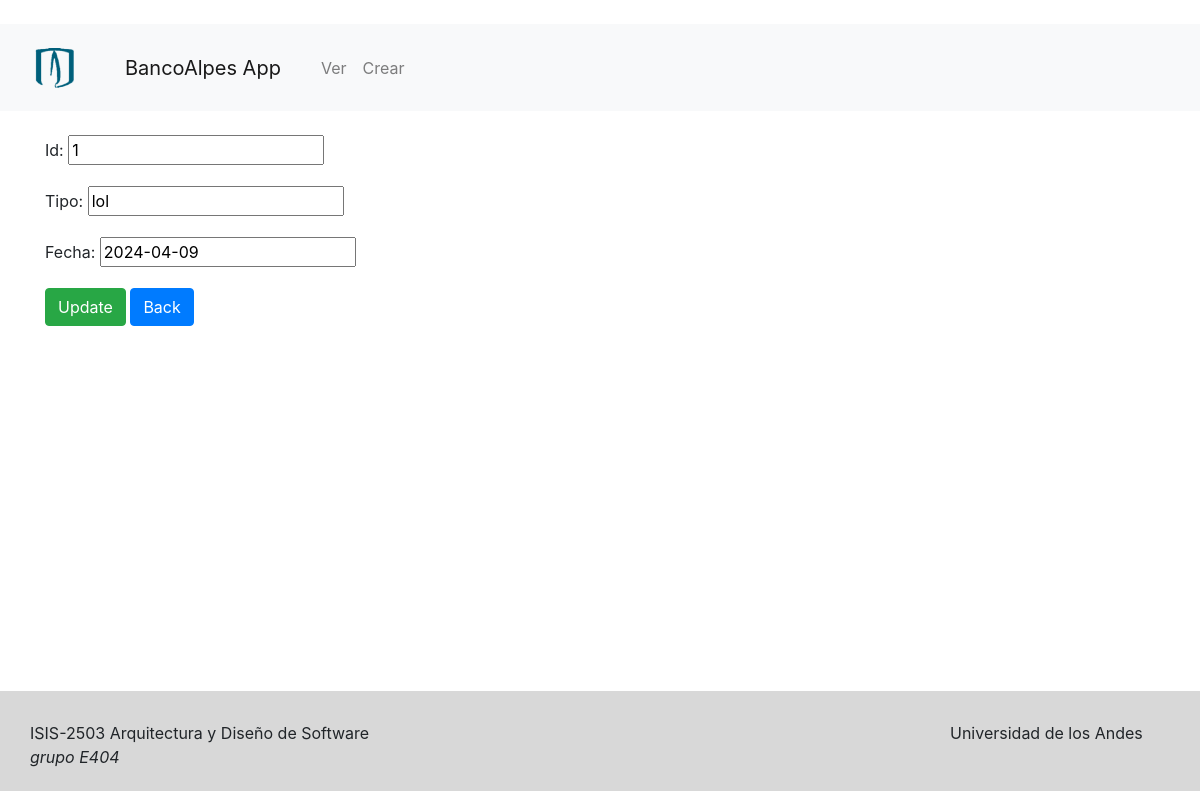
The page /solicitudesupdate/1 on the database its author committed.
### solicitudes/models.py (models this page shows, shortened)
class Solicitud(models.Model):
    id= models.IntegerField(primary_key = True)
    tipo= models.CharField(max_length=50)
    fecha= models.DateField(auto_created=True)   #Fecha de creación

### solicitudes/views.py (the view)
# urls.py: path('solicitudesupdate/<int:solicitud_id>', csrf_exempt(views.solicitud_update), name='solicitudesUpdate')
def solicitud_update(request,solicitud_id):
   solicitud= get_solicitud(solicitud_id)
   if request.method == 'POST':
       form= SolicitudForm(request.POST, instance=solicitud)
       create_solicitud(form)
       return HttpResponseRedirect(reverse("solicitudesList"))
   else:
       form= SolicitudForm(instance=solicitud)
       context={
           'form': form,
       }
   return render(request,'solicitudes/update_solicitud.html',context)

### solicitudes/forms.py
class SolicitudForm(forms.ModelForm):
    class Meta:
        model= Solicitud
        fields=[
            'id',
            'tipo',
            'fecha',
        ]
        labels= {
            'id':'Id',
            'tipo':'Tipo',
            'fecha':'Fecha',
        }

### solicitudes/logic/solicitudes_logic.py (called while the page is built)
def get_solicitud(solicitud_id):
    return get_object_or_404(Solicitud,pk=solicitud_id)

### solicitudes/templates/solicitudes/update_solicitud.html (shortened to what this page needs)
{% extends 'base.html' %}
{% block content %}
<form method="POST">
    <br>
    {{ form.as_p }}
    <button type="submit" class="btn btn-success waves-effect waves-light">Update</button>
    <button type="button" class="btn btn-primary waves-effect waves-light"
                                onClick=" window.location.href='/' ">Back
    </button>
</form>
{% endblock %}

### rows shown on the page
Solicitud: id "1", tipo "lol", fecha "2024-04-09"
